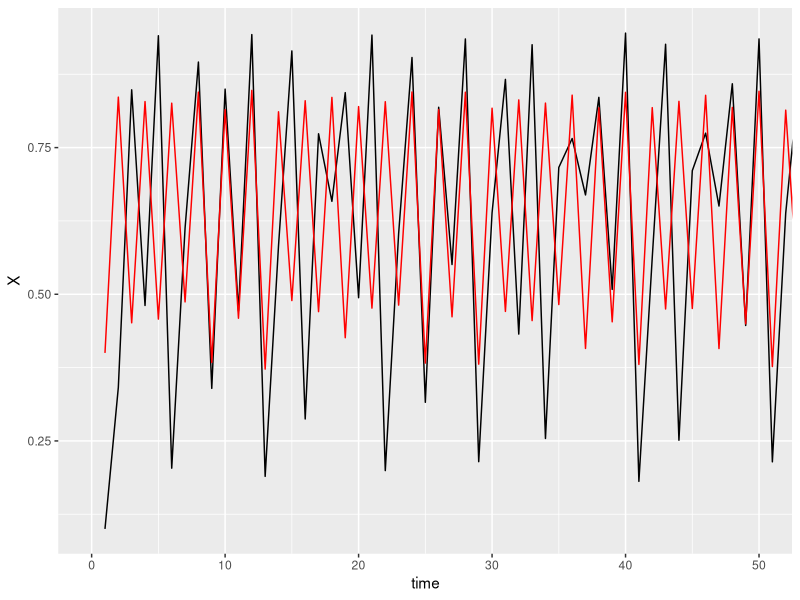
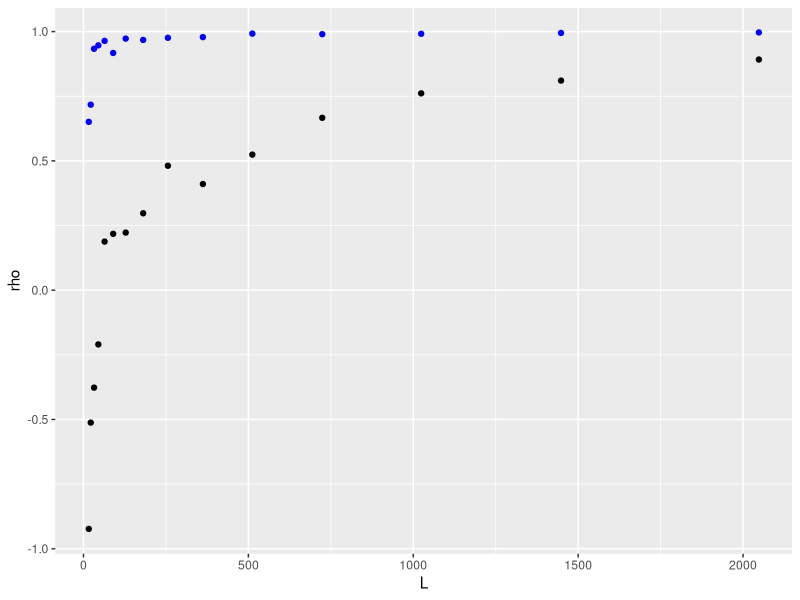
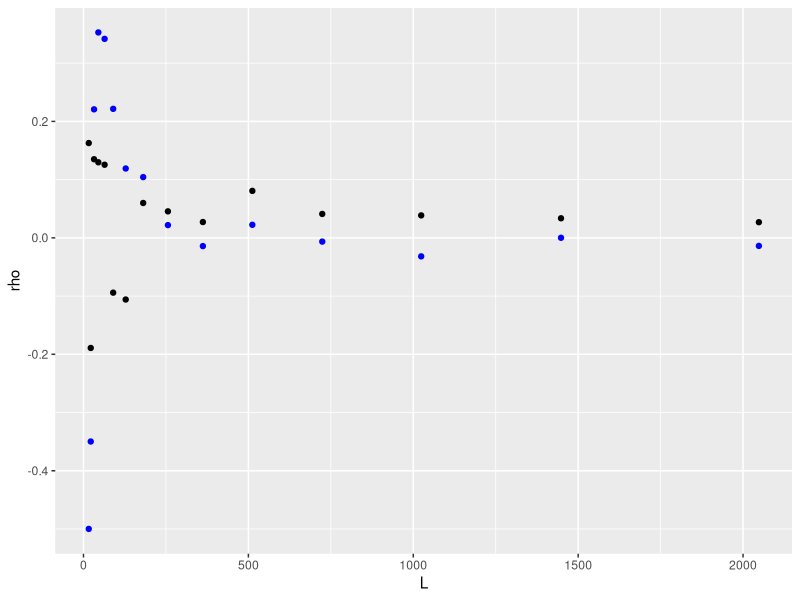

Source code (R) for these figures, in order:
## ---- chunk 1
rm(list=ls())
library(ggplot2)
## ---- chunk 2
Embed <- function(X, dimension=3) {
  E_X <- matrix(NA, length(X)-dimension, dimension)
  for(i in 1:dimension)
    E_X[,i] <- X[(1+i-1):(length(X)-dimension+i-1)]
  E_X
}

Get_convergence <- function(X_m, Y_m, dimension=3) {
  
  ## Define the vector of time series lengths that convergence will be
  ## examined over (i.e., the x-axis of figure 3A)
  Ls <- floor(2^seq(4, 11, 0.5))
  Ls <- Ls[Ls<(length(X_m)-dimension)]
  
  ## storage for the correlations
  rho <- numeric(length(Ls))
  
  ## Embed the potential causative variable
  ## I.e., create the shadow manifold
  E_X_m <- Embed(X_m)

  for(j in 1:length(Ls)) {
    
    L <- Ls[j]
    E_X <- E_X_m[1:L,] 
    X_dists <- as.matrix(dist(E_X, upper=T))
    
    ## storage for the estimates of the other variable
    est_Y <- numeric(length=L-dimension)
    
    ## For each time point in the shadow manifold
    for(i in 1:(L-dimension)) {
      
      ## get the time indices for E+1 nearest neighbours (E = embedding dimension)
      times <- order(X_dists[i,])[1:(dimension+2)][-1]
      ## and the distances of the nearest neighbours
      dists <- sort(X_dists[i,])[1:(dimension+2)][-1]
      ## calculate weighted distances
      u_i <- exp(-dists / dists[1])
      u_i <-u_i / sum(u_i)
      ## weight the corresponding nearest neighbours of the other variable
      ## to give the estimate
      est_Y[i] <- sum(u_i * Y_m[times])
      
    }
    
    ## calculate and store the correlation
    rho[j] <- cor(Y_m[1:(L-dimension)], est_Y)
    #plot(Y_m[1:(L-dimension)], est_Y)
  }
  data.frame(L=Ls, rho=rho)
}

## ---- chunk 3
T <- 5000

mm <- data.frame(time=1:T,
                 X=NA, Y=NA)

mm[1,] <- c(1, 0.1, 0.4)

Next_X <- function(X, Y)
  X * (3.8 - 3.8 * X - 0.02 * Y)

Next_Y <- function(Y, X)
  Y * (3.5 - 3.5 * Y - 0.1 * X)

for(i in 2:T) {
  mm[i,2] <- Next_X(mm[i-1,2],mm[i-1,3])
  mm[i,3] <- Next_Y(mm[i-1,3],mm[i-1,2])
}

ggplot(mm, aes(x=time, y=X)) +
  geom_line() +
  geom_line(aes(y=Y), col="red") +
  coord_cartesian(xlim=c(0,50))

## ---- chunk 4
X_m=mm[,"X"]
Y_m=mm[,"Y"]
dimension = 3
rhos_X_Y <- Get_convergence(X_m, Y_m, dimension = 3)
rhos_Y_X <- Get_convergence(Y_m, X_m, dimension = 3)

qplot(x=L, y=rho, data=rhos_X_Y) +
  geom_point(data=rhos_Y_X, aes(x=L, y=rho), col="blue")

## ---- chunk 5
X_m=rnorm(T)
Y_m=rnorm(T)
dimension = 3
rhos_X_Y <- Get_convergence(X_m, Y_m, dimension = 3)
rhos_Y_X <- Get_convergence(Y_m, X_m, dimension = 3)
qplot(x=L, y=rho, data=rhos_X_Y) +
  geom_point(data=rhos_Y_X, aes(x=L, y=rho), col="blue")
